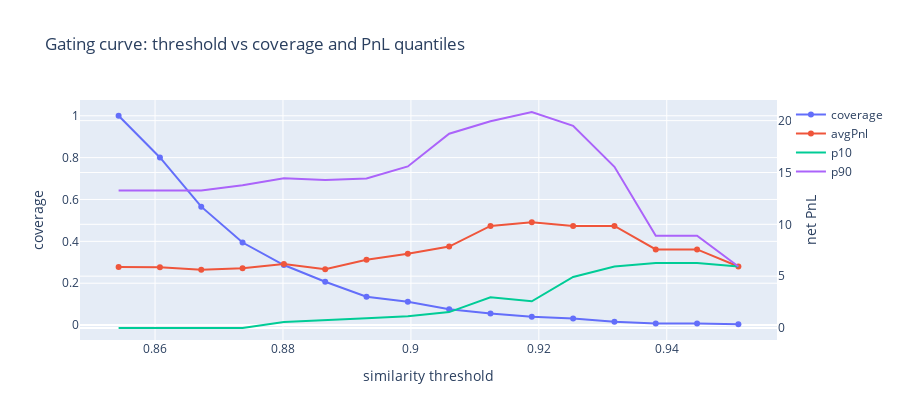

The cell this chart's notebook holds for it:
### Code cell
fig = go.Figure()
fig.add_trace(go.Scatter(x=curve["threshold"], y=curve["coverage"], mode="lines+markers", name="coverage"))
fig.add_trace(go.Scatter(x=curve["threshold"], y=curve["avgPnl"], mode="lines+markers", name="avgPnl", yaxis="y2"))
fig.add_trace(go.Scatter(x=curve["threshold"], y=curve["p10"], mode="lines", name="p10", yaxis="y2"))
fig.add_trace(go.Scatter(x=curve["threshold"], y=curve["p90"], mode="lines", name="p90", yaxis="y2"))
fig.update_layout(
    title="Gating curve: threshold vs coverage and PnL quantiles",
    xaxis_title="similarity threshold",
    yaxis=dict(title="coverage"),
    yaxis2=dict(title="net PnL", overlaying="y", side="right"),
    height=420,
)
fig

### Figure 1 — Plotly figure (JSON) as saved in the notebook; plotly's stock layout.template omitted (floating-point values rounded to 4 significant figures)
{"data": [{"mode": "lines+markers", "name": "coverage", "type": "scatter", "x": [0.8543, 0.8608, 0.8672, 0.8737, 0.8801, 0.8866, 0.8931, 0.8995, 0.906, 0.9124, 0.9189, 0.9254, 0.9318, 0.9383, 0.9447, 0.9512], "y": [1.0, 0.8008, 0.5657, 0.3944, 0.2869, 0.2072, 0.1355, 0.1116, 0.0757, 0.05578, 0.03984, 0.03187, 0.01594, 0.007968, 0.007968, 0.003984]}, {"mode": "lines+markers", "name": "avgPnl", "type": "scatter", "x": [0.8543, 0.8608, 0.8672, 0.8737, 0.8801, 0.8866, 0.8931, 0.8995, 0.906, 0.9124, 0.9189, 0.9254, 0.9318, 0.9383, 0.9447, 0.9512], "y": [5.88, 5.862, 5.622, 5.761, 6.166, 5.664, 6.577, 7.158, 7.854, 9.847, 10.19, 9.838, 9.838, 7.581, 7.581, 5.934], "yaxis": "y2"}, {"mode": "lines", "name": "p10", "type": "scatter", "x": [0.8543, 0.8608, 0.8672, 0.8737, 0.8801, 0.8866, 0.8931, 0.8995, 0.906, 0.9124, 0.9189, 0.9254, 0.9318, 0.9383, 0.9447, 0.9512], "y": [0.0, 0.0, 0.0, 0.0, 0.5667, 0.7862, 0.9342, 1.131, 1.533, 2.96, 2.579, 4.927, 5.934, 6.263, 6.263, 5.934], "yaxis": "y2"}, {"mode": "lines", "name": "p90", "type": "scatter", "x": [0.8543, 0.8608, 0.8672, 0.8737, 0.8801, 0.8866, 0.8931, 0.8995, 0.906, 0.9124, 0.9189, 0.9254, 0.9318, 0.9383, 0.9447, 0.9512], "y": [13.26, 13.26, 13.26, 13.77, 14.43, 14.27, 14.42, 15.58, 18.74, 19.94, 20.83, 19.49, 15.55, 8.898, 8.898, 5.934], "yaxis": "y2"}], "layout": {"height": 420, "title": {"text": "Gating curve: threshold vs coverage and PnL quantiles"}, "xaxis": {"title": {"text": "similarity threshold"}}, "yaxis": {"title": {"text": "coverage"}}, "yaxis2": {"overlaying": "y", "side": "right", "title": {"text": "net PnL"}}}}
